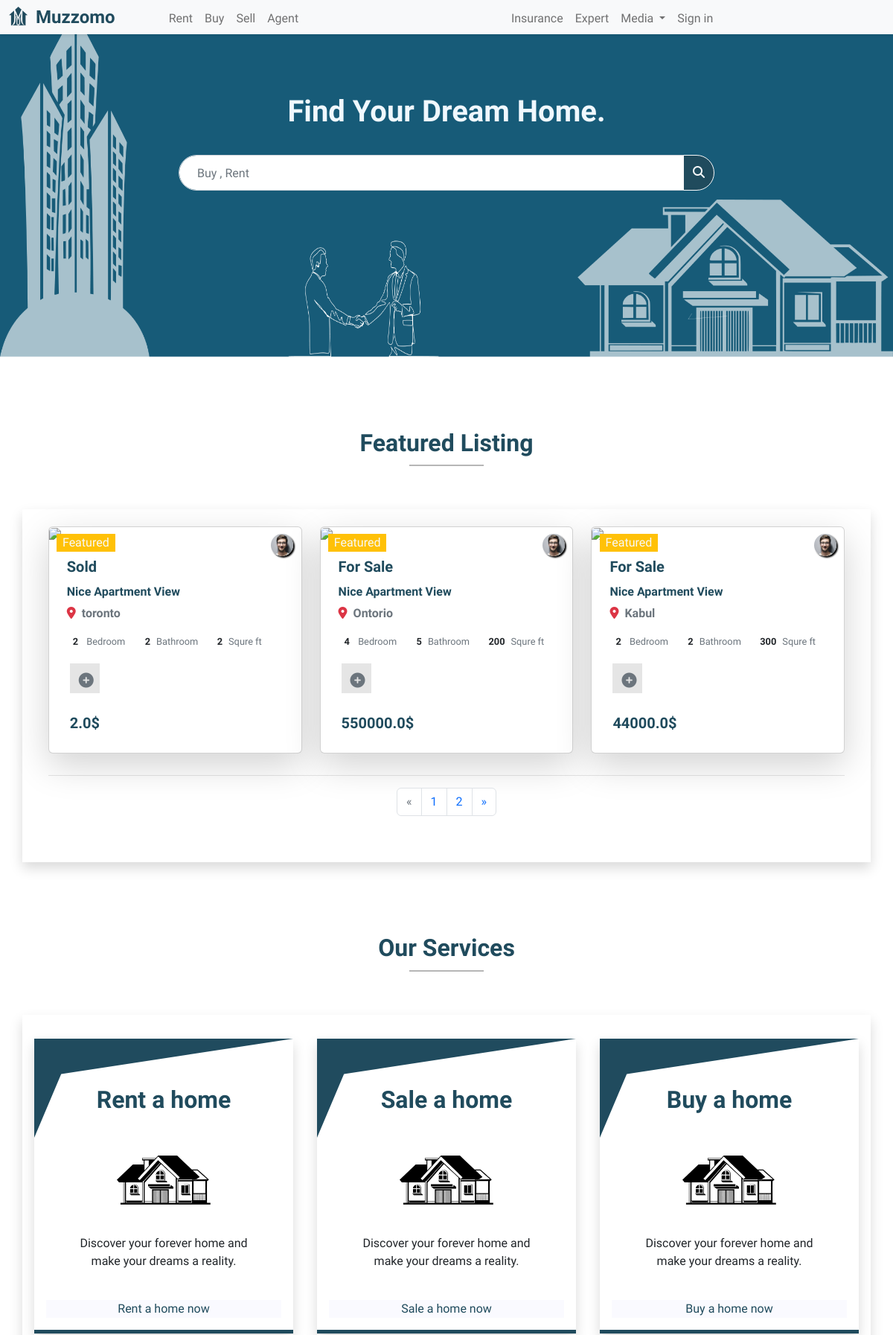
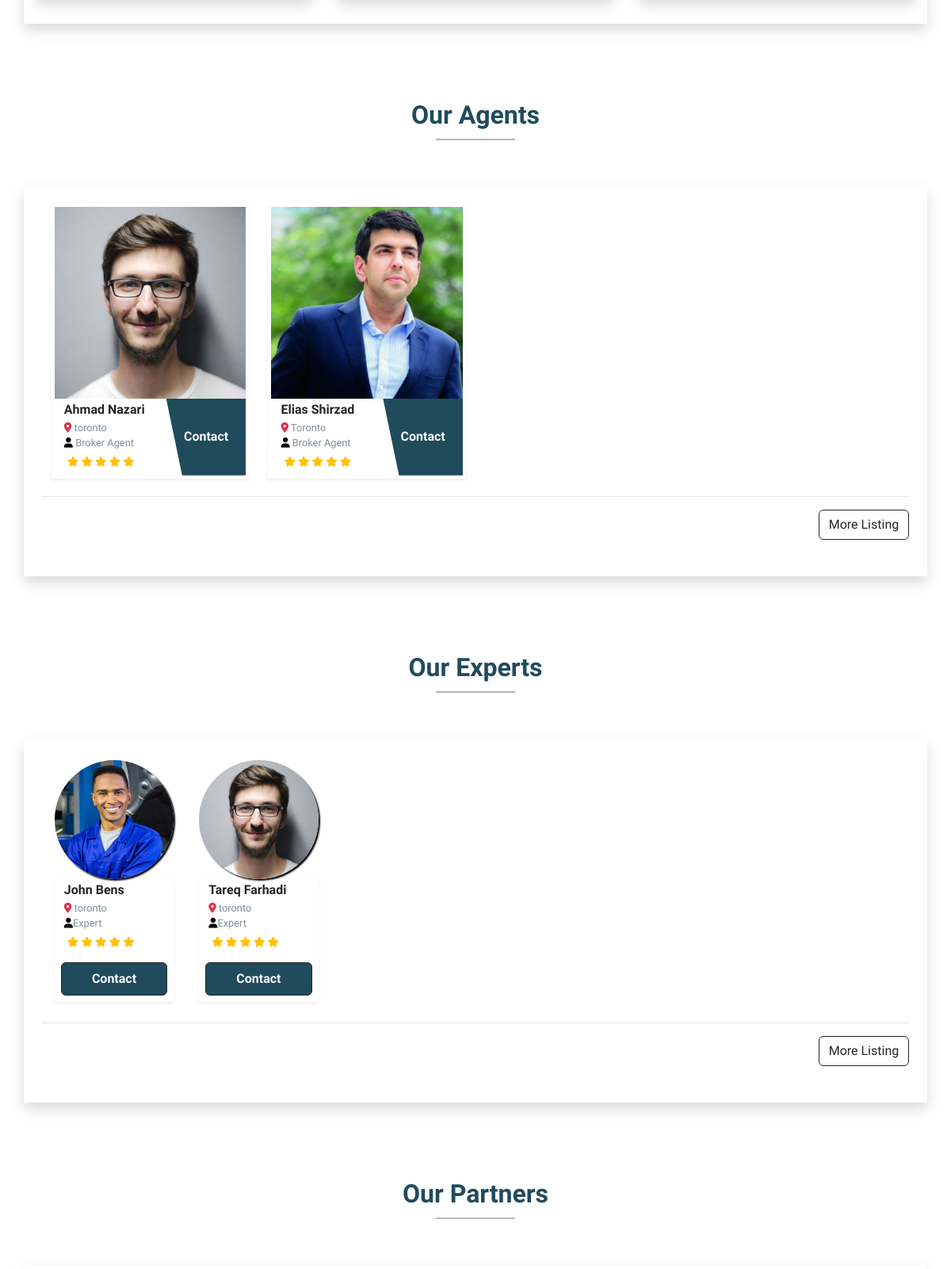
The page / (upper part) on the database its author committed (2 pictures, top to bottom).
### listing/models.py (models this page shows, shortened)
class ProductPropertyModel(models.Model):
    tile = models.CharField(max_length=100)
    description = models.CharField(max_length=4000)
    type = models.CharField(max_length=200)
    city = models.CharField(max_length=200)
    status = models.CharField(max_length=200)
    postal_Code = models.CharField(max_length=100)
    floor = models.IntegerField()
    bed = models.IntegerField()
    bath = models.IntegerField()
    room = models.IntegerField()
    area = models.IntegerField()
    lotarea = models.IntegerField()
    price = models.FloatField()
    grauge = models.CharField(max_length=100)
    isactive = models.BooleanField(default=True)
    medai_url = models.CharField(max_length=400)
    coverPhoto = models.ImageField(upload_to="ProductCoverPhoto/")
    amenities = models.ForeignKey('ProductAmenitiesModel', on_delete=models.CASCADE)
    agent = models.ForeignKey(Agent, on_delete=models.CASCADE , null=True)

class Agent(models.Model):
    admin = models.OneToOneField(CustomUser , on_delete=models.CASCADE)
    fullname = models.CharField(max_length=50)
    phone = models.CharField(max_length=20)
    registration_date = models.DateField(auto_now_add=True)
    is_active = models.BooleanField(default=True)
    location = models.ForeignKey(Location , on_delete=models.CASCADE)

class CustomUser(AbstractUser):
    users_type = (
        ('Agent','Agent'),
        ('User','User'),
        ('Expert','Expert')
    )
    user_type = models.CharField(choices=users_type , max_length=50,default='Agent')
    profile_image = models.ImageField(upload_to='profiles/')

class Location(models.Model):
    city = models.CharField(max_length=50)

class Expert(models.Model):
    admin = models.ForeignKey(CustomUser, on_delete=models.CASCADE)
    fullname = models.CharField(max_length=50)
    phone = models.CharField(max_length=50)
    registration_date = models.DateField(auto_now_add=True)
    is_active = models.BooleanField(default=True)
    location = models.ForeignKey(Location, on_delete=models.CASCADE)

### listing/views.py (the view)
# urls.py: path('',home , name='home'),
def home(request):
    experts = Expert.objects.all()[:6]
    agents = Agent.objects.all()[:4]
    product_detail = ProductPropertyModel.objects.all()
    page = request.GET.get('page', 1)
    paginator = Paginator(product_detail, 3)
    try:
        products = paginator.page(page)
    except PageNotAnInteger:
        products = paginator.page(1)
    except EmptyPage:
        products = paginator.page(paginator.num_pages)
    context = {
        'experts':experts,
        'agents':agents,
        'products':products
    }
    return render(request, 'index.html' , context)

### templates/index.html (shortened to what this page needs)
{% extends 'base.html' %}
{% load static %}
{% block content %}
{% include 'base/nav.html' %}
    <div class="container-fluid banner">
    <div class="ba-title fs-1 fw-bold " id="title-font-sm">
      Find Your Dream Home.
    </div>
      <form action="{% url 'search-banner' %}" class="search-form" method="post">
        <div class="input-group mb-3 ">
          <input name="txtsearch" type="text" class="form-control "
              placeholder="Buy , Rent "
              aria-label="Recipient's username" aria-describedby="button-addon2">
          <button class="btn btn-outline-light dark-blue-bg"
              type="submit" id="button-addon2">
                <i class="fa fa-search" aria-hidden="true"></i></button>
        </div>
      </form>
    </div>
    <div class="listing-card mt-5 pt-5 sec-m">
      <div class="head-title text-center pb-5">
        <h1 class="fs-2 fw-bold  dark-blue-color">
          Featured Listing
        </h1>
        <span></span>
      </div>
     <div class="listing shadow">
      <div class="row m-0">
            {% for i in products %}
            <div class="col-xl-4 col-lg-4 col-md-6 col-sm-12">
              <div class="card w-100 position-relative shadow-lg">
                <a href="{% url 'productDetailselect' i.id %}"><img src="{{i.coverPhoto.url}}"
                    class="card-img-top" alt="..."></a>
                <div class="card-body">
                  <div class="left-top fs-6 bg-warning text-light px-2 py-0 ">
                    Featured
                  </div>
                  <div class="right-top border-r-50">
                    <img src="{{i.agent.admin.profile_image.url}}" width="100%" alt="">
                  </div>
                  <div class="detials p-2 pt-0 ">
                    <h4 class=" fs-5 fw-bold dark-blue-color">{{i.status}}</h4>
                    <h5 class="fs-6 pt-1 fw-bold dark-blue-color">{{i.tile}}</h5>
                    <p class="fw-bold pb-0"><i class="fa fa-location-dot  me-2 text-danger"></i><span
                        class="text-secondary">{{i.city}}</span></p>
                    <div class="row m-0 p-0 text-start">
                      <div class="col px-2">
                        <p class="fs-7"><span class="fw-bolder me-2">{{i.bed}}</span> <span
                            class="text-secondary">Bedroom</span></p>
                      </div>
                      <div class="col px-2">
                        <p class="fs-7"><span class="fw-bolder me-2">{{i.bath}}</span><span
                            class="text-secondary">Bathroom</span></p>
                      </div>
                      <div class="col px-2">
                        <p class="fs-7"><span class="fw-bolder me-2">{{i.area}}</span><span
                            class="text-secondary">Squre ft</span></p>
                      </div>
                    </div>
                    <div class="row m-0 mb-2">
                      <div class="col-1 m-1 b-black-5 text-center pt-2 fs-5" style="width: 40px; height: 40px;"><a href="{% url 'productDetailselect' i.id %}"><i
                            class="fa fa-plus-circle text-secondary"></i></a></div>
                    </div>
                    <h2 class="fs-5 pt-3 fw-bold m-1 dark-blue-color">{{i.price}}$</h2>
                  </div>
                </div>
              </div>
            </div>
            {% endfor %}
        <div class="col-12">
          <div class="more py-3 mb-2 text-end">
            {% if products.has_other_pages %}
            <ul class="pagination justify-content-center">
              {% if products.has_previous %}
                <li class="page-item"><a href="?page={{ products.previous_page_number }}" class="page-link">&laquo;</a></li>
              {% else %}
                <li class="disabled page-item"><a class="page-link">&laquo;</a></li>
              {% endif %}
              {% for i in products.paginator.page_range %}
                {% if products.number == i %}
                  <li class="page-item"><a href="" class="page-link">{{i}}</a></li>
                {% else %}
                  <li class="page-item"><a href="?page={{ i }}" class="page-link">{{ i }}</a></li>
                {% endif %}
              {% endfor %}
              {% if products.has_next %}
                  <li class="page-item"><a href="?page={{ products.next_page_number }}" class="page-link" aria-label="Next">
                      <span aria-label="true">&raquo;</span>
                  </a></li>
              {% else %}
                <li  class="disabled page-item"><a class="page-link">&raquo;</a></li>
              {% endif %}
            </ul>
          {% endif %}
          </div>
        </div>
      </div>
     </div>
    </div>
    <div class="services cards pt-5 mt-5 sec-m">
      <div class="head-title text-center pb-5">
        <h1 class="fs-2 fw-bold  dark-blue-color">
          Our Services
        </h1>
        <span></span>
      </div>
     <div class="service-listing shadow">
      <div class="row services-box m-0">
        <div class="col-xl-4 col-lg-4 col-md-4 col-sm-12 position-relative p-3">
          <div class="service-box shadow w-100 text-center p-3 my-3 ">
            <h2 class=" fw-bold dark-blue-color pb-3 pt-3"> Rent a home </h2>
            <div class="service-logo"><img src="{% static '/img/banner/home.svg' %}" width="100%" alt=""></div>
            <p class="card-text  p-4">Discover your forever home and make your dreams a reality. </p>
            <a href="{% url 'rent' %}">Rent a home now</a>
          </div>
        </div>
        <div class="col-xl-4 col-lg-4 col-md-4 col-sm-12 position-relative p-3">
          <div class="service-box shadow w-100 text-center p-3 my-3 ">
            <h2 class=" fw-bold dark-blue-color pb-3 pt-3"> Sale a home </h2>
            <div class="service-logo"><img src="{% static '/img/banner/home.svg' %}" width="100%" alt=""></div>
            <p class="card-text  p-4">Discover your forever home and make your dreams a reality. </p>
            <a href="{% url 'addlisting' %}">Sale a home now</a>
          </div>
        </div>
        <div class="col-xl-4 col-lg-4 col-md-4 col-sm-12 position-relative p-3">
          <div class="service-box shadow w-100 text-center p-3 my-3 ">
            <h2 class=" fw-bold dark-blue-color pb-3 pt-3"> Buy a home </h2>
            <div class="service-logo"><img src="{% static '/img/banner/home.svg' %}" width="100%" alt=""></div>
            <p class="card-text  p-4">Discover your forever home and make your dreams a reality. </p>
            <a href="{% url 'buy' %}">Buy a home now</a>
          </div>
        </div>
      </div>
     </div>
    </div>
     <div class="agent-listing mt-5 pt-5 sec-m">
      <div class="head-title text-center pb-5">
        <h1 class="fs-2 fw-bold  dark-blue-color">
          Our Agents
        </h1>
        <span></span>
      </div>
     <div class="listing shadow">
        <div class="row m-0">
          {% for i in agents %}
          <div class="col-lg-3 col-md-4 col-sm-12">
            <div class="container p-1 shadow-sm position-relative">
              <img src="{{i.admin.profile_image.url}}" width="100%" alt="">
              <div class="agent-detial">
                  <div class="row m-0">
                    <div class="col-lg-7 col-md-7 col-6">
                      <div class="container p-0 py-1 fs-7">
                        <h5 class="fs-6 fw-bold m-0">{{i.admin.first_name}} {{i.admin.last_name}}</h5>
                          <div class="content-agent ">
                            <p class="m-0 pt-1 prog-text-color">  <i class="fa fa-location-dot text-danger"></i>
                              {{i.location.city}}
                              </p>
                            <p class="p-0 mb-0 prog-text-color"><i class="fa fa-user text-black" aria-hidden="true"></i> Broker Agent</p>
                          </div>
                        <div class="p-1 m-0">
                          <i class="fa fa-star text-warning " aria-hidden="true"></i>
                          <i class="fa fa-star text-warning" aria-hidden="true"></i>
                          <i class="fa fa-star text-warning" aria-hidden="true"></i>
                          <i class="fa fa-star text-warning" aria-hidden="true"></i>
                          <i class="fa fa-star text-warning" aria-hidden="true"></i>
                        </div>
                      </div>
                    </div>
                    <div class="col-lg-5 col-md-5 col-6 p-0">
                      <div class="btn-contact-agent h-100  ">
                        <a href="{% url 'agentpage' i.admin.id %}" class="text-light nav-link fw-bold py-4"> Contact</a>
                      </div>
                    </div>
                  </div>
              </div>
          </div>
          </div>
        {% endfor %}
        </div>
        <div class="col-12">
          <div class="more py-3 mb-2 text-end">
          <a href="{% url 'agent' %}" class="btn btn-outline-dark  ">More Listing</a>
          </div>
        </div>
     </div>
    </div>
    <div class="Expert-listing mt-5 pt-5 sec-m">
      <div class="head-title text-center pb-5">
        <h1 class="fs-2 fw-bold  dark-blue-color">
         Our Experts
        </h1>
        <span></span>
      </div>
     <div class="listing shadow">
        <div class="row m-0">
          {% for i in experts %}
          <div class="col-xl-2 col-md-3 col-6">
            <div class="container p-1 position-relative">
                <img class ='border-r-50' src="{{i.admin.profile_image.url}}" width="100%" alt="">
                <div class="agent-detial shadow-sm">
                    <div class="row m-0">
                      <div class="col-12">
                        <div class="container p-0 py-1 fs-7">
                          <h5 class="fs-6 fw-bold m-0">{{i.admin.first_name}} {{i.admin.last_name}}</h5>
                            <div class="content-agent ">
                              <p class="m-0 pt-1 prog-text-color ">  <i class="fa fa-location-dot text-danger"></i>
                                {{i.location.city}}
                                </p>
                              <p class="p-0 mb-0 prog-text-color"><i class="fa fa-user text-black" aria-hidden="true"></i>Expert</p>
                            </div>
                          <div class="p-1 m-0">
                            <i class="fa fa-star text-warning " aria-hidden="true"></i>
                            <i class="fa fa-star text-warning" aria-hidden="true"></i>
                            <i class="fa fa-star text-warning" aria-hidden="true"></i>
                            <i class="fa fa-star text-warning" aria-hidden="true"></i>
                            <i class="fa fa-star text-warning" aria-hidden="true"></i>
                          </div>
                        </div>
                      </div>
                      <div class="col-12 p-2 w-100">
                        <div class="btn btn-dark dark-blue-bg w-100 py-0">
                          <a href="{% url 'agentpage' i.admin.id %}" class="text-light nav-link fw-bold py-2"> Contact</a>
                        </div>
                      </div>
                    </div>
                </div>
            </div>
          </div>
          {% endfor %}
        </div>
        <div class="col-12">
          <div class="more py-3 mb-2 text-end">
          <a href="{% url 'expert' %}" class="btn btn-outline-dark  ">More Listing</a>
          </div>
        </div>
     </div>
    </div>
    <div class="Partners mt-5 pt-5 sec-m">
      <div class="head-title text-center pb-5">
        <h1 class="fs-2 fw-bold  dark-blue-color">
         Our Partners
        </h1>
        <span></span>
      </div>
      <div class="row m-0 shadow mb-5 p-2">
      </div>
    </div>
{% endblock content %}

### rows shown on the page
ProductPropertyModel: agent.admin.profile_image (picture), status "Sold", tile "Nice Apartment View", city "toronto", bed "2", bath "2", area "2", price "2.0"
ProductPropertyModel: agent.admin.profile_image (picture), status "For Sale", tile "Nice Apartment View", city "Ontorio", bed "4", bath "5", area "200", price "550000.0"
ProductPropertyModel: agent.admin.profile_image (picture), status "For Sale", tile "Nice Apartment View", city "Kabul", bed "2", bath "2", area "300", price "44000.0"
Agent: admin.profile_image (picture), admin.first_name "Ahmad", admin.last_name "Nazari", location.city "toronto"
Agent: admin.profile_image (picture), admin.first_name "Elias", admin.last_name "Shirzad", location.city "Toronto"
Expert: admin.profile_image (picture), admin.first_name "John", admin.last_name "Bens", location.city "toronto"
Expert: admin.profile_image (picture), admin.first_name "Tareq", admin.last_name "Farhadi", location.city "toronto"

### other values the page prints
{{ i }} "1"
{{ i }} "2"
